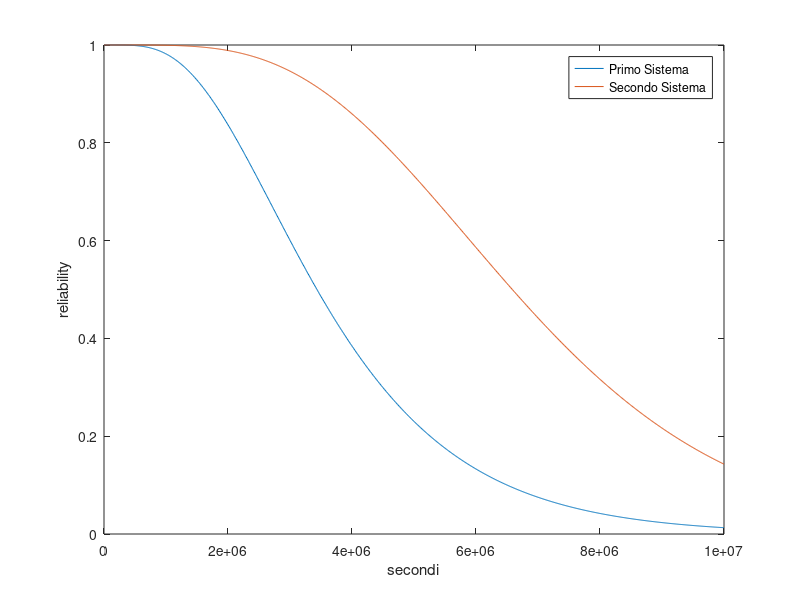

Reproduce this figure in MATLAB.
clc, clear

t = linspace(0,10^7,1000);

lambda = 1/(1400*3600);
R = exp(-lambda*t);

Rsys1 = 1 - (1 - R.^3).^5;

Rsys2 = (1 - (1 - R).^5).^3;

plot(t,Rsys1)
hold on, plot(t,Rsys2)

xlabel('secondi');
ylabel('reliability');
legend('Primo Sistema','Secondo Sistema');

miss_time = (1400*3600);
R_mod = exp(-lambda*miss_time);

R1 = 1 - (1 - R_mod.^3).^5
R2 = (1 - (1 - R_mod).^5).^3